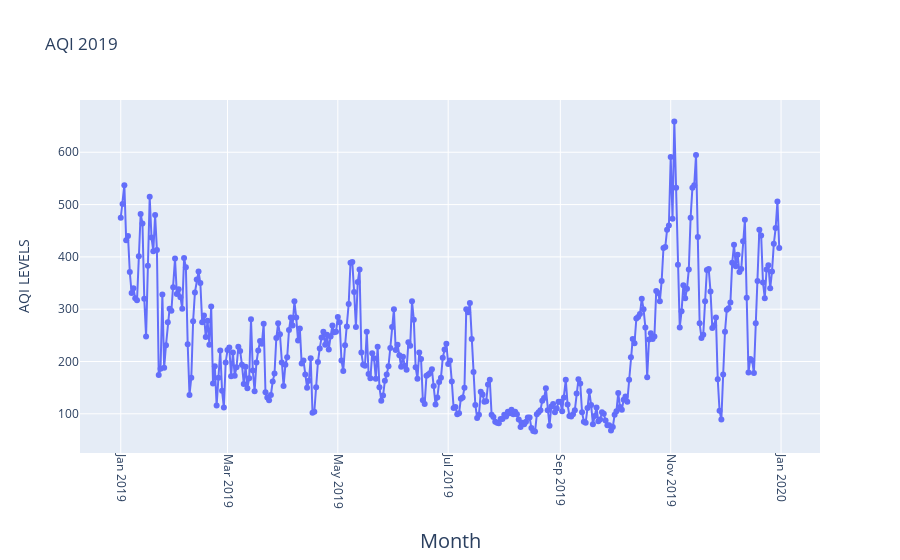

The code cell stored with this chart in its notebook:
### Code cell
#2019
fig = go.Figure(go.Scatter(
    mode = "lines+markers",
    y = aqi_level_19.iloc[:,-2],
    x = aqi_level_19.iloc[:,-3]))
fig.update_xaxes(
        tickangle = 90,
        title_text = "Month",
        title_font = {"size": 20},
        title_standoff = 25)

fig.update_yaxes(
        title_text = "AQI LEVELS",
        title_standoff = 25)
fig.update_layout(title_text="AQI 2019")

fig.show()

### Figure 1 — Plotly figure (JSON) as saved in the notebook; plotly's stock layout.template omitted (floating-point values rounded to 4 significant figures; data arrays with more than 128 entries replaced by an {"elided": "..."} marker saying what was removed)
{"data": [{"mode": "lines+markers", "type": "scatter", "x": {"elided": "365 str values"}, "y": {"elided": "365 int values"}}], "layout": {"title": {"text": "AQI 2019"}, "xaxis": {"tickangle": 90, "title": {"font": {"size": 20}, "standoff": 25, "text": "Month"}}, "yaxis": {"title": {"standoff": 25, "text": "AQI LEVELS"}}}}
